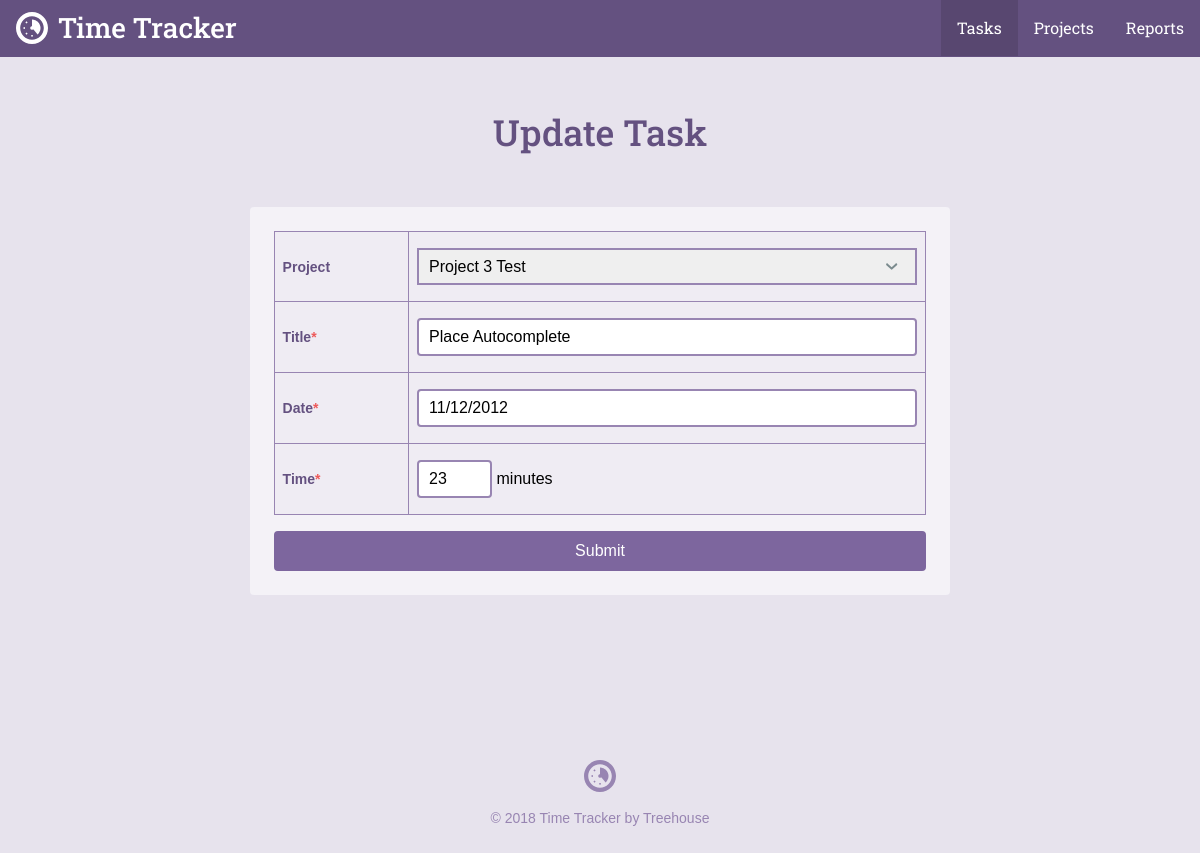
Screenshot of /task.php?id=13 with the database file from the repository.
### tables this page shows
CREATE TABLE `tasks` (
	`task_id`	INTEGER PRIMARY KEY AUTOINCREMENT,
	`project_id`	INTEGER,
	`title`	TEXT,
	`date`	INTEGER NOT NULL,
	`time`	TEXT NOT NULL
);

CREATE TABLE `projects` (
	`project_id`	INTEGER PRIMARY KEY AUTOINCREMENT,
	`title`	TEXT NOT NULL,
	`category`	TEXT NOT NULL
);

### inc/functions.php (called while the page is built, shortened)
<?php
function getProjectList()
{
    include "connection.php";
    try {
        return $db->query('SELECT project_id, title, category FROM projects');
    } catch (Exception $e) {
        echo "Error: ".$e->getMessage()."<br/>";
        return [];
    }
}
function getTask($taskId)
{
    include "connection.php";
    try {
        $query = 'SELECT task_id, title, date, time, project_id FROM tasks';
        $where = " WHERE task_id = ?";
        $result = $db->prepare($query.$where);
        $result->bindValue(1, $taskId, PDO::PARAM_INT);
        $result->execute();
    } catch (Exception $e) {
        echo "Error: ".$e->getMessage()."<br/>";
        return [];
    }
    return $result->fetch();
}

### task.php (the view, shortened to what this page needs)
<?php
require 'inc/functions.php';
$projectId = $title = $date = $time = '';
$title = $category = '';
if (isset($_GET['id'])) {
    list($taskId, $title, $date, $time, $projectId) = getTask(
        filter_input(INPUT_GET, 'id', FILTER_SANITIZE_NUMBER_INT)
    );
}
include 'inc/header.php';
?>
<div class="section page">
    <div class="col-container page-container">
        <div class="col col-70-md col-60-lg col-center">
            <h1 class="actions-header"><?php
            if (!empty($taskId)) {
                echo "Update ";
            } else {
                echo "Add ";
            }
            ?>Task</h1>
            <form class="form-container form-add" method="post" action="task.php">
                <table>
                    <tr>
                        <th>
                            <label for="project_id">Project</label>
                        </th>
                        <td>
                            <select name="project_id" id="project_id">
                                <?php
                                    foreach (getProjectList() as $project) {
                                        echo "<option value='".$project['project_id']."'";
                                        if ($projectId === $project['project_id']) {
                                            echo " selected";
                                        }
                                        echo ">".$project['title']."</option>";
                                    }
                                ?>
                            </select>
                        </td>
                    </tr>
                    <tr>
                        <th><label for="title">Title<span class="required">*</span></label></th>
                        <td><input type="text" id="title" name="title" value="<?php echo htmlspecialchars($title)?>" /></td>
                    </tr>
                    <tr>
                        <th><label for="date">Date<span class="required">*</span></label></th>
                        <td><input type="text" id="date" name="date" value="<?php echo htmlspecialchars($date)?>" placeholder="mm/dd/yyyy" /></td>
                    </tr>
                    <tr>
                        <th><label for="time">Time<span class="required">*</span></label></th>
                        <td><input type="text" id="time" name="time" value="<?php echo htmlspecialchars($time)?>" /> minutes</td>
                    </tr>
                </table>
                <input class="button button--primary button--topic-php" type="submit" value="Submit" />
            </form>
        </div>
    </div>
</div>
<?php include "inc/footer.php"; ?>

### css/style.css (style rules this page uses)
*,:after,:before { box-sizing:border-box }
html { font-family:sans-serif;-ms-text-size-adjust:100%;-webkit-text-size-adjust:100% }
body { margin:0 }
h1 { font-size:2em;margin:.67em 0 }
button,input,optgroup,select,textarea { color:inherit;font:inherit;margin:0 }
select { text-transform:none }
input[type="reset"],input[type="submit"] { -webkit-appearance:button;cursor:pointer }
input { line-height:normal }
table { border-collapse:collapse;border-spacing:0 }
td,th { padding:0 }
html { font-size:100%;line-height:1.5;-webkit-tap-highlight-color:transparent }
body { font-size:1rem;font-family:"Gotham Rounded A","Gotham Rounded B","Helvetica",Helvetica,Arial,sans-serif;font-style:normal;font-weight:400 }
.button { -webkit-appearance:none;-moz-appearance:none;-ms-appearance:none;-o-appearance:none;appearance:none;-webkit-user-select:none;-moz-user-select:none;-ms-user-select:none;user-select:none;background-color:transparent;border-radius:4px;border:solid 2px #5fcf80;color:#5fcf80;cursor:pointer;display:inline-block;font-family:"Gotham Rounded A","Gotham Rounded B","Helvetica",Helvetica,Arial,sans-serif;font-size:1rem;font-weight:500;height:40px;line-height:36px;padding:0 15px;position:relative;margin:0 10px 0 0;text-align:center;text-decoration:none;transition:color .3s ease,background-color .3s ease,border-color .3s ease,width .3s ease,opacity .3s ease;vertical-align:baseline;white-space:nowrap;overflow:hidden;text-overflow:ellipsis }
.button:last-child { margin-right:0 }
.button--primary { background-color:#5fcf80;border-color:#5fcf80;color:#fff }
.button--topic-php { border-color:#7D669E !important;color:#7D669E !important }
.button--topic-php.button--primary { background-color:#7D669E !important;border-color:#7D669E !important;color:#fff !important }
.col { float:left;width:100% }
.col-container:before,.col-container:after { content:" ";display:table }
.col-container:after { clear:both }
.col-center { float:none;margin:0 auto }
@media screen and (min-width: 680px) { .col-70-md { width:70% !important } }
@media screen and (min-width: 960px) { .col-60-lg { width:60% !important } }
h1,h2,h3,h4,h5,h6 { color:#40484a;display:block;font-weight:500;margin:0;text-rendering:optimizeLegibility }
h1 { font-size:2.25rem }
body { background-color:#e7e3ed }
h1,h2,h3,h4,h5,h6 { color:#645180;font-family:"Roboto Slab", Helvetica, Arial, sans-serif }
.button { background:#7D669E;border-color:#7D669E;color:#fff }
.col-container { margin:0 auto;max-width:1200px }
.actions-header { margin-bottom:1.5rem }
.page-container { text-align:center }
@media screen { .page-container { padding:1.5rem 1rem 0 1rem } }
@media screen and (min-width: 680px) { .page-container { padding-top:3rem } }
.form-container { background-color:#f4f2f7;border-radius:4px }
@media screen { .form-container { padding:.5rem 1.5rem;margin-top:.5rem;margin-bottom:1.5rem } }
@media screen and (min-width: 680px) { .form-container { padding:.5rem 1.5rem;margin-top:3rem;margin-bottom:0 } }
.form-add { padding:1.5rem }
.form-add .button { margin-top:1rem }
table { width:100%;text-align:left;background-color:#f4f2f7 }
@media screen { table { margin-bottom:1.5rem } }
@media screen and (min-width: 680px) { table { margin-bottom:0 } }
th,td { padding:.5rem;background-color:#efecf3;border:solid 1px #9885b2 !important }
td { padding:1rem .5rem }
th { font-size:.875rem }
input { border-radius:4px;box-shadow:none;border:solid 2px #9885b2;padding:8px 10px;width:100% }
label { font-size:14px;font-weight:bold;color:#645180 }
span.required { color:#ed5a5a }
select { -webkit-appearance:none;-moz-appearance:none;width:100%;padding:8px 10px;border:solid 2px #9885b2;background-size:.9rem;background-repeat:no-repeat;background-position:calc(100% - 1rem) center }
#time { width:75px; }

### rows the page displays
tasks: project_id "Project 3 Test", title "Place Autocomplete", date "11/12/2012", time "23"
